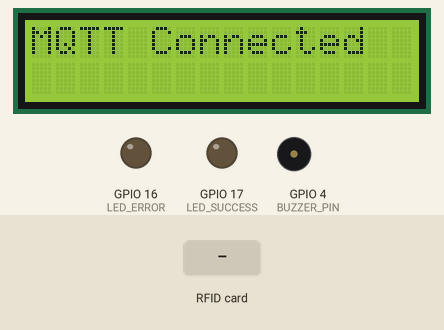
A sketch run on a simulated ESP32. Shown: 16×2 character LCD, output pins drawn as LEDs (lit = HIGH), buzzer (waves = sounding, pin HIGH). The test bench sets the inputs (shaded band). WiFi joins after 1.5 s; servers stay silent unless stated; no MQTT or app messages arrive unless stated; pins used as bus, display or sensor lines are not drawn; what the sketch prints to the serial monitor is not drawn.

Above: at 5.0 s.
5.1 s: RFID card BB BA 30 40 held to the reader
At 7.3 s:
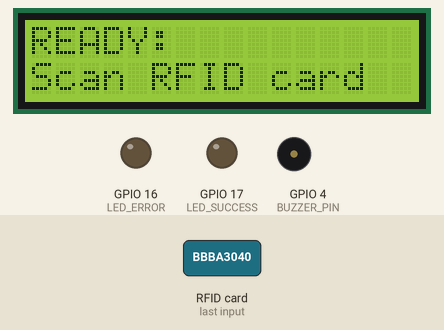
7.9 s: RFID card 5E 7A 19 C4 held to the reader
At 9.1 s:
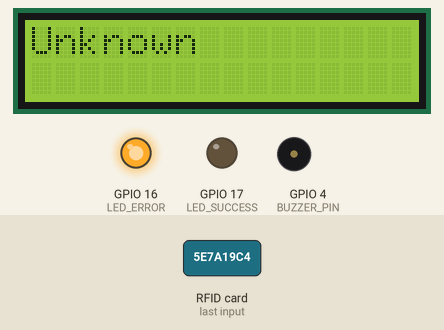
10.8 s: RFID card 98 92 30 40 held to the reader
At 11.9 s:
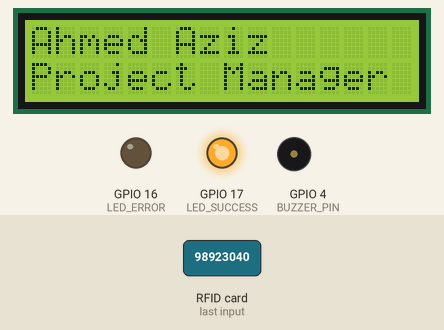
13.6 s: RFID card 0F 9A 63 1E held to the reader
At 14.7 s:
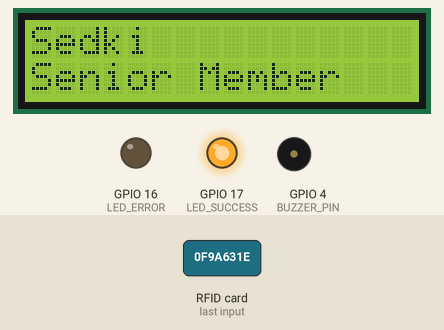
16.4 s: RFID card 0F 9A 63 1E held to the reader
At 17.6 s:
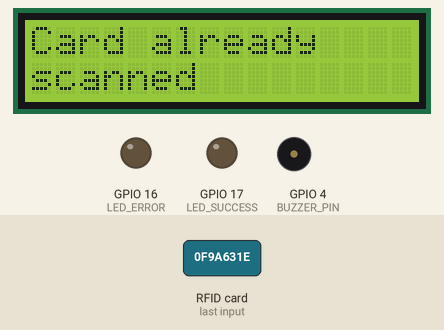
Timing chart, 0 to 19.4 s (numbered marks = the images above; inputs shaded):
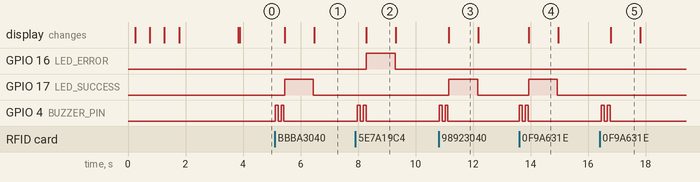

The sketch:

esp32rfid.ino
```cpp
#include <Wire.h>
#include <LiquidCrystal_I2C.h>
#include <WiFi.h>
#include <WiFiClientSecure.h>
#include <PubSubClient.h>
#include <MFRC522v2.h>
#include <MFRC522DriverSPI.h>
#include <MFRC522DriverPinSimple.h>
#include <MFRC522Debug.h>
#include <ArduinoJson.h>
#include <map>  // Add this line for std::map support

// WiFi Credentials
const char* ssid = "REDACTED";
const char* password = "REDACTED";

// MQTT Broker settings
const char* mqtt_server = "REDACTED";
const int mqtt_port = 8883;
const char* mqtt_client_id = "ESP32_RFID_Reader";
const char* mqtt_username = "esp32rfid";
const char* mqtt_password = "REDACTED";

// MQTT Topics
const char* mqtt_topic_publish = "rfid/card";

// LCD settings (address, cols, rows)
LiquidCrystal_I2C lcd(0x27, 16, 2);

// WiFi and MQTT clients
WiFiClientSecure espClient;
PubSubClient mqttClient(espClient);

// RFID SPI settings
const uint8_t RST_PIN = 2;  // RFID RST connected to GPIO2
MFRC522DriverPinSimple ss_pin(5); // RFID SS -> GPIO5
MFRC522DriverSPI driver{ss_pin};  // The SS pin is part of the driver
MFRC522 mfrc522{driver};  // The driver is the only parameter needed

// Status LEDs (optional)
#define LED_SUCCESS 17
#define LED_ERROR 16
#define BUZZER_PIN 4

// Known RFID cards mapping (same as in app.tsx)
struct CardOwner {
  const char* firstName;
  const char* role;
};

// Use a simple array of structs instead of std::map
const int KNOWN_CARDS_COUNT = 4;
struct KnownCard {
  const char* uid;
  CardOwner owner;
};

const KnownCard knownCards[KNOWN_CARDS_COUNT] = {
  {"BBBA3040", {"Mohamed Amine", "President"}},
  {"98923040", {"Ahmed Aziz", "Project Manager"}},
  {"0F9A631E", {"Sedki", "Senior Member"}},
  {"EF26401D", {"Rayen", "Senior Member"}}
};

String lastCardUID = "";
unsigned long lastScanTime = 0;
const unsigned long SCAN_COOLDOWN = 3000;

void setup() {
  Serial.begin(115200);

  pinMode(LED_SUCCESS, OUTPUT);
  pinMode(LED_ERROR, OUTPUT);
  pinMode(BUZZER_PIN, OUTPUT);
  digitalWrite(LED_SUCCESS, LOW);
  digitalWrite(LED_ERROR, LOW);
  digitalWrite(BUZZER_PIN, LOW);

  Wire.begin(21, 22); // I2C (SDA, SCL)
  lcd.init();
  lcd.backlight();
  lcd.clear();
  lcd.setCursor(0, 0);
  lcd.print("Initializing...");

  SPI.begin();
  pinMode(RST_PIN, OUTPUT);
  digitalWrite(RST_PIN, LOW);
  delay(50);
  digitalWrite(RST_PIN, HIGH);
  delay(50);

  mfrc522.PCD_Init();
  MFRC522Debug::PCD_DumpVersionToSerial(mfrc522, Serial);

  espClient.setInsecure();

  connectToWiFi();
  mqttClient.setServer(mqtt_server, mqtt_port);

  displayReadyState();
}

void loop() {
  if (!mqttClient.connected()) {
    reconnectMQTT();
  }
  mqttClient.loop();

  if (!mfrc522.PICC_IsNewCardPresent() || !mfrc522.PICC_ReadCardSerial()) {
    delay(50);
    return;
  }

  // Buzzer feedback
  digitalWrite(BUZZER_PIN, HIGH);
  delay(100);
  digitalWrite(BUZZER_PIN, LOW);
  delay(100);
  digitalWrite(BUZZER_PIN, HIGH);
  delay(100);
  digitalWrite(BUZZER_PIN, LOW);

  String cardUID = getCardUID();

  unsigned long currentTime = millis();
  if (cardUID == lastCardUID && (currentTime - lastScanTime < SCAN_COOLDOWN)) {
    Serial.println("Duplicate scan cooldown.");
    lcd.clear();
    lcd.setCursor(0, 0);
    lcd.print("Card already");
    lcd.setCursor(0, 1);
    lcd.print("scanned");
    delay(1000);
    displayReadyState();
    return;
  }

  lastCardUID = cardUID;
  lastScanTime = currentTime;

  Serial.print("Card UID: ");
  Serial.println(cardUID);

  // Check if card is known and display name
  bool cardKnown = false;
  CardOwner owner = {"Unknown", ""};

  for (int i = 0; i < KNOWN_CARDS_COUNT; i++) {
    if (cardUID.equals(knownCards[i].uid)) {
      owner = knownCards[i].owner;
      cardKnown = true;
      break;
    }
  }

  lcd.clear();
  lcd.setCursor(0, 0);
  lcd.print(owner.firstName);
  lcd.setCursor(0, 1);
  lcd.print(owner.role);

  if (cardKnown) {
    digitalWrite(LED_SUCCESS, HIGH);
  } else {
    digitalWrite(LED_ERROR, HIGH);
  }

  publishCardUID(cardUID);
  delay(1000); // Show the name for 1 second
  digitalWrite(LED_SUCCESS, LOW);
  digitalWrite(LED_ERROR, LOW);
  mfrc522.PICC_HaltA();
  displayReadyState();
}

String getCardUID() {
  String uid = "";
  for (byte i = 0; i < mfrc522.uid.size; i++) {
    if (mfrc522.uid.uidByte[i] < 0x10) uid += "0";
    uid += String(mfrc522.uid.uidByte[i], HEX);
  }
  uid.toUpperCase();
  return uid;
}

void connectToWiFi() {
  Serial.print("Connecting WiFi...");
  lcd.clear();
  lcd.setCursor(0, 0);
  lcd.print("Connecting WiFi");

  WiFi.begin(ssid, password);

  int attempts = 0;
  while (WiFi.status() != WL_CONNECTED && attempts < 20) {
    delay(500);
    Serial.print(".");
    lcd.setCursor(attempts % 16, 1);
    lcd.print(".");
    attempts++;
  }

  if (WiFi.status() == WL_CONNECTED) {
    Serial.println(" Connected!");
    lcd.clear();
    lcd.setCursor(0, 0);
    lcd.print("WiFi Connected");
    lcd.setCursor(0, 1);
    lcd.print(WiFi.localIP());
    delay(2000);
  } else {
    Serial.println(" WiFi Failed");
    lcd.clear();
    lcd.setCursor(0, 0);
    lcd.print("WiFi Failed");
    digitalWrite(LED_ERROR, HIGH);
    delay(2000);
    digitalWrite(LED_ERROR, LOW);
  }
}

void reconnectMQTT() {
  int attempts = 0;
  lcd.clear();
  lcd.setCursor(0, 0);
  lcd.print("Connecting MQTT");

  while (!mqttClient.connected() && attempts < 5) {
    Serial.print("Attempt MQTT...");

    if (mqttClient.connect(mqtt_client_id, mqtt_username, mqtt_password)) {
      Serial.println(" connected");
      lcd.clear();
      lcd.setCursor(0, 0);
      lcd.print("MQTT Connected");
      delay(1000);
    } else {
      Serial.print(" failed, rc=");
      Serial.print(mqttClient.state());
      Serial.println(", retry...");

      lcd.setCursor(0, 1);
      lcd.print("Failed: ");
      lcd.print(mqttClient.state());

      delay(2000);
      attempts++;
    }
  }

  if (!mqttClient.connected() && attempts >= 5) {
    lcd.clear();
    lcd.setCursor(0, 0);
    lcd.print("MQTT Failed");
    lcd.setCursor(0, 1);
    lcd.print("Will retry later");
    delay(2000);
  }
}

void publishCardUID(String cardUID) {
  StaticJsonDocument<256> doc;
  doc["cardUID"] = cardUID;
  doc["deviceId"] = mqtt_client_id;
  doc["timestamp"] = millis();

  String payload;
  serializeJson(doc, payload);

  Serial.print("Publishing: ");
  Serial.println(payload);

  if (mqttClient.connected()) {
    if (!mqttClient.publish(mqtt_topic_publish, payload.c_str())) {
      Serial.println("Publish failed");
    }
  } else {
    Serial.println("MQTT not connected");
  }
}

void displayReadyState() {
  lcd.clear();
  lcd.setCursor(0, 0);
  lcd.print("READY:");
  lcd.setCursor(0, 1);
  lcd.print("Scan RFID card");
}
```

Measured:
- after the input at 5.1 s, GPIO 17 (LED_SUCCESS): LOW → HIGH after 0.35 s, → LOW 1.0 s later; GPIO 4 (BUZZER_PIN): alternates HIGH for 0.10 s and LOW for 0.10 s, 4 changes in all, then stays LOW, starting at once; the display: first changes after 0.35 s (image 1 shows a later state)
- after the input at 7.9 s, GPIO 16 (LED_ERROR): LOW → HIGH after 0.39 s, → LOW 1.0 s later; GPIO 4 (BUZZER_PIN): alternates HIGH for 0.10 s and LOW for 0.10 s, 4 changes in all, then stays LOW, starting after 0.08 s; the display: changes after 0.39 s (image 2)
- after the input at 10.8 s, GPIO 17 (LED_SUCCESS): LOW → HIGH after 0.35 s, → LOW 1.0 s later; GPIO 4 (BUZZER_PIN): alternates HIGH for 0.10 s and LOW for 0.10 s, 4 changes in all, then stays LOW, starting at once; the display: changes after 0.35 s (image 3)
- after the input at 13.6 s, GPIO 17 (LED_SUCCESS): LOW → HIGH after 0.33 s, → LOW 1.0 s later; GPIO 4 (BUZZER_PIN): alternates HIGH for 0.10 s and LOW for 0.10 s, 4 changes in all, then stays LOW, starting at once; the display: changes after 0.33 s (image 4)
- after the input at 16.4 s, GPIO 4 (BUZZER_PIN): alternates HIGH for 0.10 s and LOW for 0.10 s, 4 changes in all, then stays LOW, starting after 0.06 s; the display: changes after 0.38 s (image 5)
- what the display in image 2 shows lasts 1.0 s, from 8.3 s to 9.3 s
